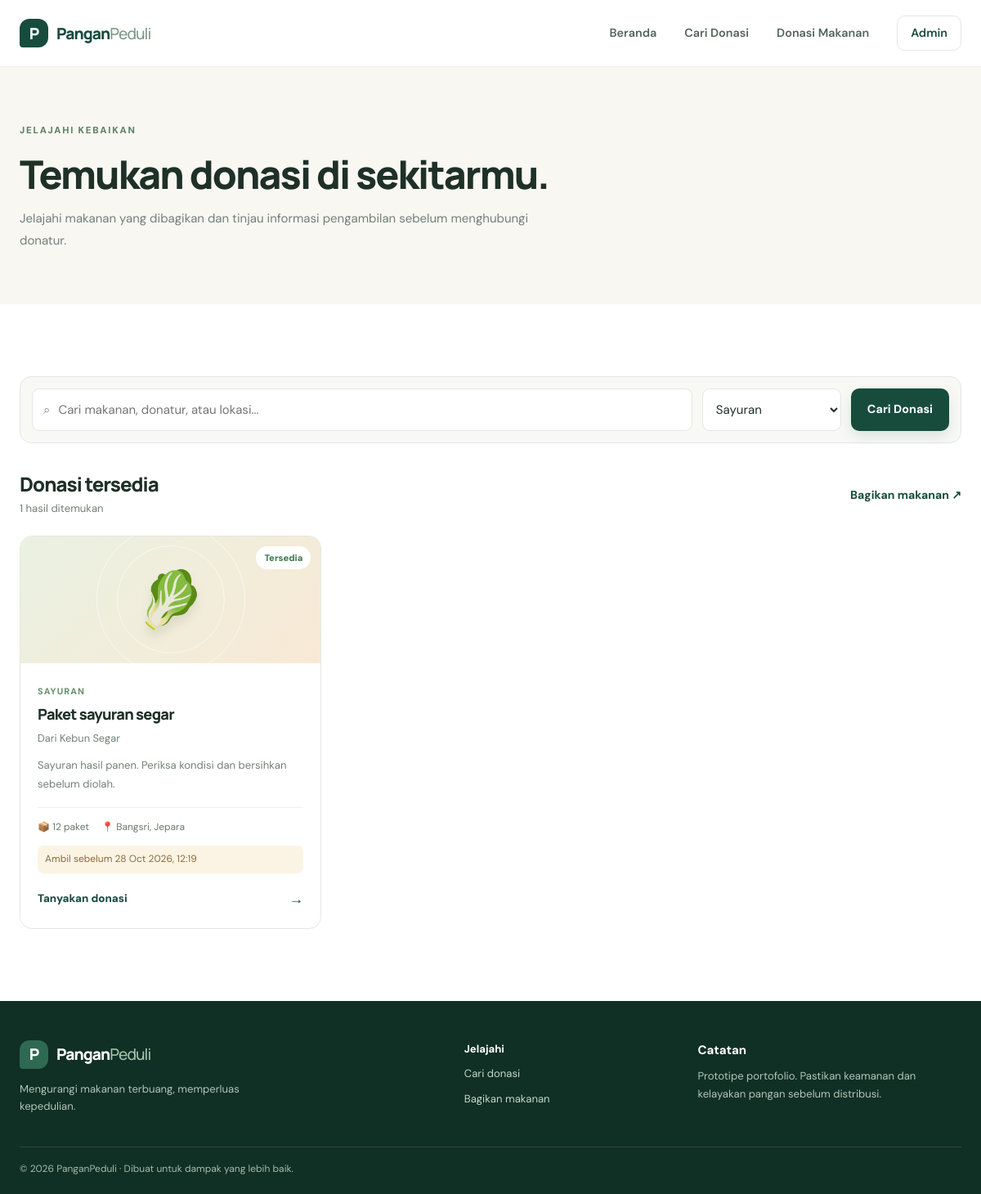
/donasi.php?kategori=Sayuran, run on the app's committed database.
### tables this page shows
CREATE TABLE donations (
  id INT UNSIGNED AUTO_INCREMENT PRIMARY KEY,
  donor_name VARCHAR(100) NOT NULL,
  email VARCHAR(190) NOT NULL,
  title VARCHAR(120) NOT NULL,
  category ENUM('Buah','Sayuran','Roti','Makanan Siap Saji','Bahan Pokok','Lainnya') NOT NULL,
  quantity INT UNSIGNED NOT NULL,
  unit ENUM('porsi','paket','kg','buah','kotak','bungkus') NOT NULL DEFAULT 'porsi',
  location VARCHAR(180) NOT NULL,
  expiry_at DATETIME NOT NULL,
  description VARCHAR(1200) DEFAULT NULL,
  status ENUM('Tersedia','Dipesan','Diambil','Selesai','Ditolak') NOT NULL DEFAULT 'Tersedia',
  created_at TIMESTAMP DEFAULT CURRENT_TIMESTAMP,
  INDEX idx_status_expiry (status, expiry_at),
  INDEX idx_category (category),
  INDEX idx_created_at (created_at)
);

### includes/functions.php (called while the page is built, shortened)
<?php
function e(?string $value): string {
    return htmlspecialchars($value ?? '', ENT_QUOTES, 'UTF-8');
}

### donasi.php (the view, shortened to what this page needs)
<?php
require_once __DIR__ . '/config/database.php';
require_once __DIR__ . '/includes/functions.php';
$q = trim((string)($_GET['q'] ?? ''));
$category = trim((string)($_GET['kategori'] ?? ''));
$sql = "SELECT id, title, category, quantity, unit, location, expiry_at, donor_name, description FROM donations WHERE status='Tersedia' AND expiry_at > NOW()";
$params = [];
if ($category !== '') { $sql .= " AND category = :category"; $params['category'] = $category; }
$sql .= " ORDER BY created_at DESC";
$stmt = $pdo->prepare($sql); $stmt->execute($params); $donations = $stmt->fetchAll();
require __DIR__ . '/includes/header.php';
?>
<section class="page-hero"><div class="container"><span class="eyebrow">JELAJAHI KEBAIKAN</span><h1>Temukan donasi di sekitarmu.</h1><p>Jelajahi makanan yang dibagikan dan tinjau informasi pengambilan sebelum menghubungi donatur.</p></div></section>
<section class="section"><div class="container">
  <form class="filter-bar" method="get"><label class="search-field"><span>⌕</span><input type="search" name="q" value="<?= e($q) ?>" placeholder="Cari makanan, donatur, atau lokasi..."></label><select name="kategori" aria-label="Filter kategori"><option value="">Semua kategori</option><?php foreach (['Buah','Sayuran','Roti','Makanan Siap Saji','Bahan Pokok','Lainnya'] as $cat): ?><option value="<?= e($cat) ?>" <?= $category === $cat ? 'selected' : '' ?>><?= e($cat) ?></option><?php endforeach; ?></select><button class="btn btn-primary" type="submit">Cari Donasi</button></form>
  <div class="results-heading"><div><h2>Donasi tersedia</h2><p><?= count($donations) ?> hasil ditemukan</p></div><a class="text-link" href="buat-donasi.php">Bagikan makanan ↗</a></div>
  <?php if ($donations): ?><div class="donation-grid">
  <?php foreach ($donations as $item): ?>
    <article class="donation-card"><div class="food-card-art"><span><?= $item['category'] === 'Sayuran' ? '🥬' : ($item['category'] === 'Roti' ? '🥐' : ($item['category'] === 'Makanan Siap Saji' ? '🍱' : '🍎')) ?></span><span class="status-pill">Tersedia</span></div><div class="donation-body"><span class="category-label"><?= e($item['category']) ?></span><h3><?= e($item['title']) ?></h3><p class="donor-line">Dari <?= e($item['donor_name']) ?></p><p class="card-description"><?= e($item['description']) ?></p><div class="card-meta"><span>📦 <?= (int)$item['quantity'] . ' ' . e($item['unit']) ?></span><span>📍 <?= e($item['location']) ?></span></div><div class="expiry-note">Ambil sebelum <?= date('d M Y, H:i', strtotime($item['expiry_at'])) ?></div><a class="card-link" href="mailto:admin@panganpeduli.local?subject=Informasi%20donasi%20<?= rawurlencode($item['title']) ?>">Tanyakan donasi <span>→</span></a></div></article>
  <?php endforeach; ?></div><?php else: ?><div class="empty-state"><span>🔎</span><h3>Belum ada donasi yang cocok</h3><p>Coba kata kunci atau kategori lain, atau jadilah donatur pertama.</p><a class="btn btn-primary" href="buat-donasi.php">Buat Donasi</a></div><?php endif; ?>
</div></section>
<?php require __DIR__ . '/includes/footer.php'; ?>

### assets/css/style.css (style rules this page uses)
:root { --green:#174c3c;--green-dark:#10382d;--green-mid:#2f7159;--mint:#e9f2eb;--cream:#f8f7f1;--cream2:#f0eee5;--ink:#1e3028;--muted:#718078;--line:#e3e8e1;--white:#fff;--gold:#e3b765;--shadow:0 16px 42px rgba(26,61,45,.08) }
* { box-sizing:border-box }
html { scroll-behavior:smooth }
body { margin:0;background:#fff;color:var(--ink);font-family:'DM Sans',sans-serif;font-size:15px;line-height:1.65 }
h1,h2,h3 { font-family:Manrope,sans-serif;line-height:1.2;letter-spacing:-.04em;margin:0;color:var(--ink) }
h1 { font-size:clamp(2.5rem,5vw,4.45rem);font-weight:800 }
h2 { font-size:clamp(1.8rem,3vw,2.65rem);font-weight:800 }
h3 { font-size:1.14rem;font-weight:750 }
p { margin:0;color:var(--muted) }
a { color:inherit;text-decoration:none }
button,input,select,textarea { font:inherit }
.container { width:min(1160px,calc(100% - 48px));margin-inline:auto }
.eyebrow { display:inline-flex;align-items:center;gap:9px;color:#5d8068;font-size:.72rem;font-weight:800;letter-spacing:.15em }
.btn { display:inline-flex;align-items:center;justify-content:center;gap:14px;border:1px solid transparent;border-radius:10px;padding:13px 19px;font-size:.9rem;font-weight:700;cursor:pointer;transition:transform .2s,background .2s }
.btn-primary { background:var(--green);color:#fff;box-shadow:0 7px 16px #174c3c20 }
.section { padding:88px 0 }
.text-link { color:var(--green);font-weight:700;font-size:.88rem;white-space:nowrap }
.donation-grid { display:grid;grid-template-columns:repeat(3,minmax(0,1fr));gap:22px }
.donation-card { border:1px solid var(--line);border-radius:15px;overflow:hidden;background:#fff;transition:transform .2s,box-shadow .2s }
.food-card-art { height:155px;background:linear-gradient(135deg,#eaf1e2,#f8e9d5);display:grid;place-items:center;position:relative;overflow:hidden }
.food-card-art:before,.food-card-art:after { content:"";position:absolute;border:1px solid #fff8;border-radius:50%;width:180px;height:180px }
.food-card-art:after { width:130px;height:130px }
.food-card-art>span:first-child { font-size:4.2rem;z-index:1;filter:drop-shadow(0 9px 6px #314b241b) }
.food-card-art .status-pill { position:absolute;right:12px;top:12px;border-radius:30px;background:#fff;color:#3d7950;font-size:.7rem;font-weight:800;padding:5px 10px;z-index:2 }
.donation-body { padding:21px }
.category-label { color:#69906f;text-transform:uppercase;letter-spacing:.1em;font-size:.68rem;font-weight:800 }
.donation-body h3 { margin:7px 0 }
.donor-line { font-size:.8rem }
.card-description { font-size:.82rem;margin-top:12px;line-height:1.7 }
.card-meta { display:flex;flex-wrap:wrap;gap:9px 15px;margin-top:17px;padding-top:14px;border-top:1px solid #eef0eb;color:#69796e;font-size:.75rem }
.card-link { display:flex;justify-content:space-between;align-items:center;margin-top:17px;color:var(--green);font-size:.84rem;font-weight:800 }
.card-link span { font-size:1.1rem }
.expiry-note { font-size:.75rem;color:#8b6b39;background:#fbf4e5;border-radius:7px;padding:7px 9px;margin-top:12px }
.page-hero { background:var(--cream);padding:64px 0 }
.page-hero h1 { font-size:clamp(2.2rem,4vw,3.35rem);margin:13px 0 }
.page-hero p { max-width:660px;line-height:1.8 }
.filter-bar { display:flex;gap:12px;margin-bottom:36px;padding:14px;background:#f8f9f5;border:1px solid var(--line);border-radius:14px }
.search-field { display:flex;align-items:center;gap:10px;flex:1;background:#fff;border:1px solid var(--line);border-radius:9px;padding:0 13px;color:#809084 }
.search-field input { width:100%;border:0;outline:0;padding:12px 0;background:transparent }
.filter-bar select,.table-heading select { border:1px solid var(--line);border-radius:9px;padding:0 12px;background:#fff;color:var(--ink);min-width:170px }
.results-heading { display:flex;align-items:center;justify-content:space-between;margin-bottom:22px }
.results-heading h2 { font-size:1.5rem;margin-bottom:4px }
.results-heading p { font-size:.82rem }

### data on the page
donations: category "SAYURAN", title "Paket sayuran segar", donor_name "Kebun Segar", description "Sayuran hasil panen. Periksa kondisi dan bersihkan sebelum diolah.", quantity "12", unit "paket", location "Bangsri, Jepara", expiry_at "28 Oct 2026, 12:19"

### other printed values
count($donations) "1"
form field kategori "Sayuran"
